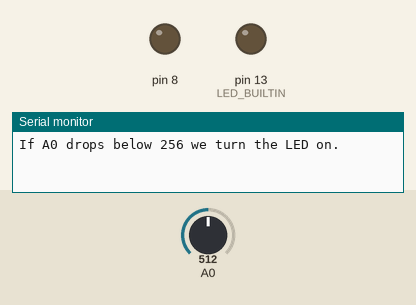
This sketch was run on a simulated Arduino Uno, built with avr-gcc and run on an emulated ATmega328P. On the bench: output pins drawn as LEDs (lit = HIGH), the last lines printed to the serial monitor. The test bench sets the inputs (shaded band); at power-on: A0 = 512.

Above: at 1.2 s.
1.3 s: A0 set to 263
2.8 s: A0 set to 246
At 4.2 s:
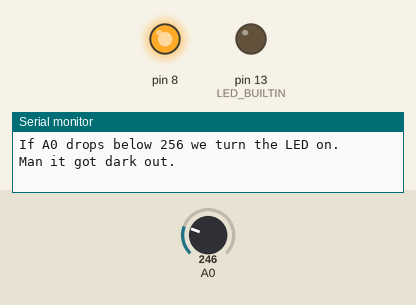
Timing chart, 0 to 5.8 s (numbered marks = the images above; inputs shaded):
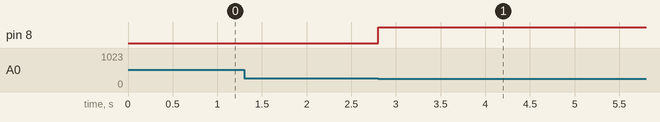

Measured:
- the behaviour switches between 256 and 255 on A0 (found by bisection; images 0 and 1)
- after the input at 1.3 s, every drawn part: stays the same
- after the input at 2.8 s, pin 8: LOW → HIGH at once

The sketch:

PhotoResistor.ino
```cpp
int led_state = LOW;

void setup() {
  Serial.begin(9600);
  pinMode(LED_BUILTIN, OUTPUT);
  digitalWrite(LED_BUILTIN, LOW);
  pinMode(8, OUTPUT);
  digitalWrite(8, LOW); // Start things in the off state.
  Serial.println("If A0 drops below 256 we turn the LED on.");
}

void loop() {
  char buf[64];

  int photoresistor = analogRead(A0);
  if ((photoresistor < 256) && (led_state == LOW)) {
      Serial.println("Man it got dark out.");
      led_state = HIGH;
  }
  if ((photoresistor >= 256) && (led_state == HIGH)) {
    Serial.println("Morning sunshine!");
    led_state = LOW;
  }
  digitalWrite(8, led_state);
}
```
